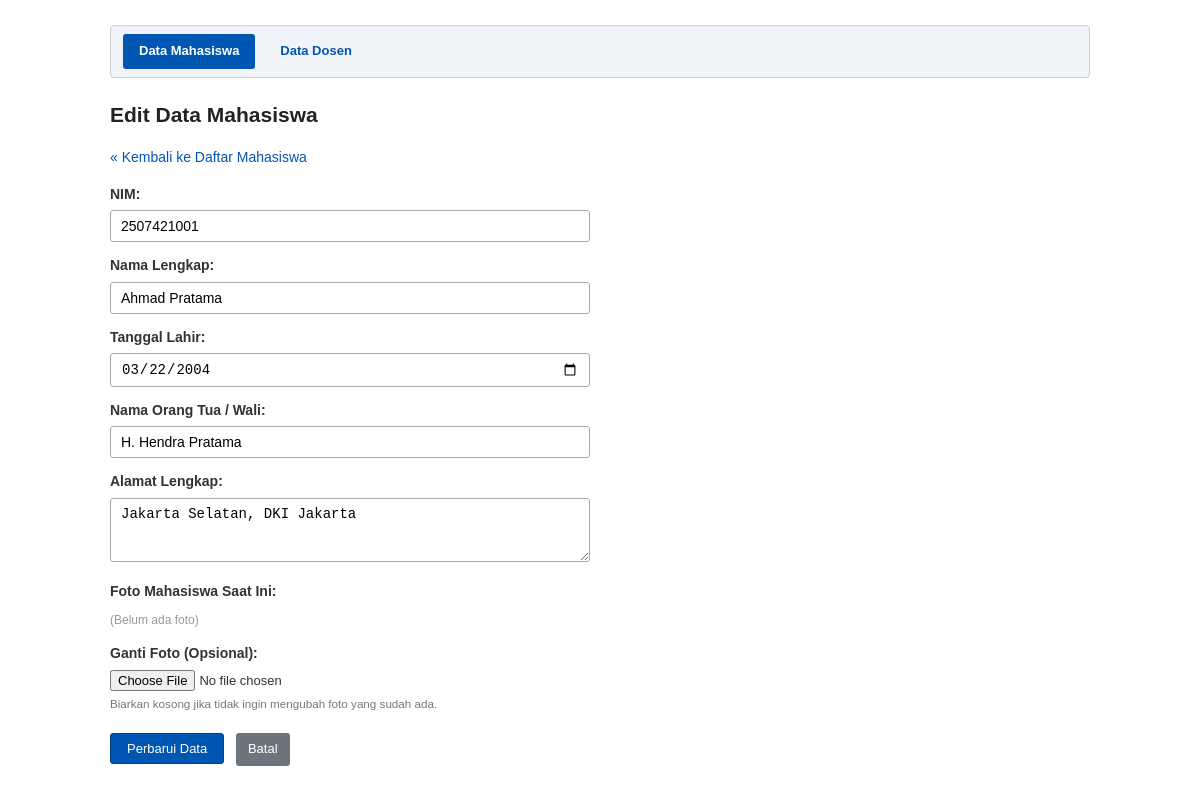
Screenshot of /mahasiswa/edit.php?id=2 with the database file from the repository.
### tables this page shows
CREATE TABLE `mahasiswa` (
  `id` INT AUTO_INCREMENT PRIMARY KEY,
  `nim` VARCHAR(20) NOT NULL UNIQUE,
  `nama` VARCHAR(100) NOT NULL,
  `alamat` TEXT NOT NULL,
  `tanggal_lahir` DATE NOT NULL,
  `nama_wali` VARCHAR(100) NOT NULL,
  `foto` VARCHAR(255) DEFAULT NULL,
  `created_at` TIMESTAMP DEFAULT CURRENT_TIMESTAMP
);

### mahasiswa/edit.php (the view, shortened to what this page needs)
<?php
require_once '../koneksi.php';
$id = isset($_GET['id']) ? (int)$_GET['id'] : 0;
$query = mysqli_query($koneksi, "SELECT * FROM mahasiswa WHERE id = $id");
$data  = mysqli_fetch_array($query);
?>
<!DOCTYPE html>
<html lang="id">
<head>
    <link rel="stylesheet" href="../style.css">
</head>
<body>
    <div class="navbar">
        <a href="../mahasiswa/index.php" class="active">Data Mahasiswa</a>
        <a href="../dosen/index.php">Data Dosen</a>
    </div>
    <h2>Edit Data Mahasiswa</h2>
    <p><a href="index.php">&laquo; Kembali ke Daftar Mahasiswa</a></p>
    <form action="proses_edit.php" method="POST" enctype="multipart/form-data">
        <div class="form-group">
            <label>NIM:</label>
            <input type="text" name="nim" value="<?php echo htmlspecialchars($data['nim']); ?>" required>
        </div>
        <div class="form-group">
            <label>Nama Lengkap:</label>
            <input type="text" name="nama" value="<?php echo htmlspecialchars($data['nama']); ?>" required>
        </div>
        <div class="form-group">
            <label>Tanggal Lahir:</label>
            <input type="date" name="tanggal_lahir" value="<?php echo $data['tanggal_lahir']; ?>" required>
        </div>
        <div class="form-group">
            <label>Nama Orang Tua / Wali:</label>
            <input type="text" name="nama_wali" value="<?php echo htmlspecialchars($data['nama_wali']); ?>" required>
        </div>
        <div class="form-group">
            <label>Alamat Lengkap:</label>
            <textarea name="alamat" rows="3" required><?php echo htmlspecialchars($data['alamat']); ?></textarea>
        </div>
        <div class="form-group">
            <label>Foto Mahasiswa Saat Ini:</label>
            <?php if (!empty($data['foto']) && file_exists('../uploads/mahasiswa/' . $data['foto'])): ?>
                <img src="../uploads/mahasiswa/<?php echo htmlspecialchars($data['foto']); ?>" alt="Foto" class="foto-preview">
            <?php else: ?>
                <span style="color: #999; font-size: 12px;">(Belum ada foto)</span>
            <?php endif; ?>
        </div>
        <div class="form-group">
            <label>Ganti Foto (Opsional):</label>
            <input type="file" name="foto" accept="image/*">
            <small style="display:block; color:#777; margin-top:3px;">Biarkan kosong jika tidak ingin mengubah foto yang sudah ada.</small>
        </div>
        <div style="margin-top: 20px;">
            <input type="submit" name="btn_update" value="Perbarui Data">
            <a href="index.php" class="btn btn-batal">Batal</a>
        </div>
    </form>
</body>
</html>

### style.css (style rules this page uses)
body { font-family: Arial, Helvetica, sans-serif; font-size: 14px; line-height: 1.6; color: #333; max-width: 980px; margin: 25px auto; padding: 0 15px; }
h2, h3 { color: #222; margin-bottom: 15px; }
.navbar { background-color: #f0f4f8; border: 1px solid #ccd0d5; padding: 8px 12px; margin-bottom: 20px; border-radius: 4px; }
.navbar a { display: inline-block; padding: 7px 16px; color: #0056b3; text-decoration: none; font-weight: bold; font-size: 13px; margin-right: 5px; border-radius: 3px; }
.navbar a.active { background-color: #0056b3; color: #ffffff !important; }
a { color: #0056b3; text-decoration: none; }
.btn { display: inline-block; padding: 6px 12px; background-color: #0056b3; color: #ffffff !important; text-decoration: none; border-radius: 3px; font-size: 13px; }
.btn-batal { background-color: #6c757d; }
.form-group { margin-bottom: 12px; }
.form-group label { display: block; font-weight: bold; margin-bottom: 5px; }
input[type="text"], input[type="date"], select, textarea { width: 100%; max-width: 480px; padding: 7px 10px; font-size: 14px; border: 1px solid #aaa; border-radius: 3px; box-sizing: border-box; }
textarea { resize: vertical; }
input[type="file"] { font-size: 13px; }
input[type="submit"], input[type="reset"], button { padding: 7px 16px; font-size: 13px; cursor: pointer; background-color: #0056b3; color: #ffffff; border: 1px solid #004085; border-radius: 3px; }

### rows the page displays
mahasiswa: nim "2507421001", nama "Ahmad Pratama", tanggal_lahir "03/22/2004", nama_wali "H. Hendra Pratama", alamat "Jakarta Selatan, DKI Jakarta"
